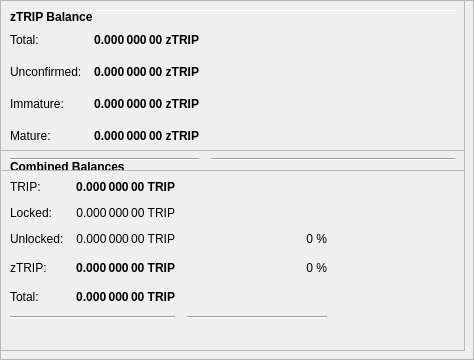
        <widget class="QFrame" name="frameObfuscation">
         <property name="minimumSize">
          <size>
           <width>0</width>
           <height>350</height>
          </size>
         </property>
         <property name="layoutDirection">
          <enum>Qt::LeftToRight</enum>
         </property>
         <property name="frameShape">
          <enum>QFrame::StyledPanel</enum>
         </property>
         <property name="frameShadow">
          <enum>QFrame::Raised</enum>
         </property>
         <widget class="QPushButton" name="runAutoDenom">
          <property name="geometry">
           <rect>
            <x>251</x>
            <y>17</y>
            <width>1</width>
            <height>1</height>
           </rect>
          </property>
          <property name="palette">
           <palette>
            <active>
             <colorrole role="WindowText">
              <brush brushstyle="SolidPattern">
               <color alpha="255">
                <red>0</red>
                <green>0</green>
                <blue>0</blue>
               </color>
              </brush>
             </colorrole>
             <colorrole role="Button">
              <brush brushstyle="SolidPattern">
               <color alpha="255">
                <red>239</red>
                <green>238</green>
                <blue>238</blue>
               </color>
              </brush>
             </colorrole>
             <colorrole role="Light">
              <brush brushstyle="SolidPattern">
               <color alpha="255">
                <red>255</red>
                <green>255</green>
                <blue>255</blue>
               </color>
              </brush>
             </colorrole>
             <colorrole role="Midlight">
              <brush brushstyle="SolidPattern">
               <color alpha="255">
                <red>247</red>
                <green>246</green>
                <blue>246</blue>
               </color>
              </brush>
             </colorrole>
             <colorrole role="Dark">
              <brush brushstyle="SolidPattern">
               <color alpha="255">
                <red>119</red>
                <green>119</green>
                <blue>119</blue>
               </color>
              </brush>
             </colorrole>
             <colorrole role="Mid">
              <brush brushstyle="SolidPattern">
               <color alpha="255">
                <red>159</red>
                <green>159</green>
                <blue>159</blue>
               </color>
              </brush>
             </colorrole>
             <colorrole role="Text">
              <brush brushstyle="SolidPattern">
               <color alpha="255">
                <red>0</red>
                <green>0</green>
                <blue>0</blue>
               </color>
              </brush>
             </colorrole>
             <colorrole role="BrightText">
              <brush brushstyle="SolidPattern">
               <color alpha="255">
                <red>255</red>
                <green>255</green>
                <blue>255</blue>
               </color>
              </brush>
             </colorrole>
             <colorrole role="ButtonText">
              <brush brushstyle="SolidPattern">
               <color alpha="255">
                <red>0</red>
                <green>0</green>
                <blue>0</blue>
               </color>
              </brush>
             </colorrole>
             <colorrole role="Base">
              <brush brushstyle="SolidPattern">
               <color alpha="255">
                <red>255</red>
                <green>255</green>
                <blue>255</blue>
               </color>
              </brush>
             </colorrole>
             <colorrole role="Window">
              <brush brushstyle="SolidPattern">
               <color alpha="255">
                <red>239</red>
                <green>238</green>
                <blue>238</blue>
               </color>
              </brush>
             </colorrole>
             <colorrole role="Shadow">
              <brush brushstyle="SolidPattern">
               <color alpha="255">
                <red>0</red>
                <green>0</green>
                <blue>0</blue>
               </color>
              </brush>
             </colorrole>
             <colorrole role="AlternateBase">
              <brush brushstyle="SolidPattern">
               <color alpha="255">
                <red>247</red>
                <green>246</green>
                <blue>246</blue>
               </color>
              </brush>
             </colorrole>
             <colorrole role="ToolTipBase">
              <brush brushstyle="SolidPattern">
               <color alpha="255">
                <red>255</red>
                <green>255</green>
                <blue>220</blue>
               </color>
              </brush>
             </colorrole>
             <colorrole role="ToolTipText">
              <brush brushstyle="SolidPattern">
               <color alpha="255">
                <red>0</red>
                <green>0</green>
                <blue>0</blue>
               </color>
              </brush>
             </colorrole>
            </active>
            <inactive>
             <colorrole role="WindowText">
              <brush brushstyle="SolidPattern">
               <color alpha="255">
                <red>0</red>
                <green>0</green>
                <blue>0</blue>
               </color>
              </brush>
             </colorrole>
             <colorrole role="Button">
              <brush brushstyle="SolidPattern">
               <color alpha="255">
                <red>239</red>
                <green>238</green>
                <blue>238</blue>
               </color>
              </brush>
             </colorrole>
             <colorrole role="Light">
              <brush brushstyle="SolidPattern">
               <color alpha="255">
                <red>255</red>
                <green>255</green>
                <blue>255</blue>
               </color>
              </brush>
             </colorrole>
             <colorrole role="Midlight">
              <brush brushstyle="SolidPattern">
               <color alpha="255">
                <red>247</red>
                <green>246</green>
                <blue>246</blue>
               </color>
              </brush>
             </colorrole>
             <colorrole role="Dark">
              <brush brushstyle="SolidPattern">
               <color alpha="255">
                <red>119</red>
                <green>119</green>
                <blue>119</blue>
               </color>
              </brush>
             </colorrole>
             <colorrole role="Mid">
              <brush brushstyle="SolidPattern">
               <color alpha="255">
                <red>159</red>
                <green>159</green>
                <blue>159</blue>
               </color>
              </brush>
             </colorrole>
             <colorrole role="Text">
              <brush brushstyle="SolidPattern">
               <color alpha="255">
                <red>0</red>
                <green>0</green>
                <blue>0</blue>
               </color>
              </brush>
             </colorrole>
             <colorrole role="BrightText">
              <brush brushstyle="SolidPattern">
               <color alpha="255">
                <red>255</red>
                <green>255</green>
                <blue>255</blue>
               </color>
              </brush>
             </colorrole>
             <colorrole role="ButtonText">
              <brush brushstyle="SolidPattern">
               <color alpha="255">
                <red>0</red>
                <green>0</green>
                <blue>0</blue>
               </color>
              </brush>
             </colorrole>
             <colorrole role="Base">
              <brush brushstyle="SolidPattern">
               <color alpha="255">
                <red>255</red>
                <green>255</green>
                <blue>255</blue>
               </color>
              </brush>
             </colorrole>
             <colorrole role="Window">
              <brush brushstyle="SolidPattern">
               <color alpha="255">
                <red>239</red>
                <green>238</green>
                <blue>238</blue>
               </color>
              </brush>
             </colorrole>
             <colorrole role="Shadow">
              <brush brushstyle="SolidPattern">
               <color alpha="255">
                <red>0</red>
                <green>0</green>
                <blue>0</blue>
               </color>
              </brush>
             </colorrole>
             <colorrole role="AlternateBase">
              <brush brushstyle="SolidPattern">
               <color alpha="255">
                <red>247</red>
                <green>246</green>
                <blue>246</blue>
               </color>
              </brush>
             </colorrole>
             <colorrole role="ToolTipBase">
              <brush brushstyle="SolidPattern">
               <color alpha="255">
                <red>255</red>
                <green>255</green>
                <blue>220</blue>
               </color>
              </brush>
             </colorrole>
             <colorrole role="ToolTipText">
              <brush brushstyle="SolidPattern">
               <color alpha="255">
                <red>0</red>
                <green>0</green>
                <blue>0</blue>
               </color>
              </brush>
             </colorrole>
            </inactive>
            <disabled>
             <colorrole role="WindowText">
              <brush brushstyle="SolidPattern">
               <color alpha="255">
                <red>119</red>
                <green>119</green>
                <blue>119</blue>
               </color>
              </brush>
             </colorrole>
             <colorrole role="Button">
              <brush brushstyle="SolidPattern">
               <color alpha="255">
                <red>239</red>
                <green>238</green>
                <blue>238</blue>
               </color>
              </brush>
             </colorrole>
             <colorrole role="Light">
              <brush brushstyle="SolidPattern">
               <color alpha="255">
                <red>255</red>
                <green>255</green>
                <blue>255</blue>
               </color>
              </brush>
             </colorrole>
             <colorrole role="Midlight">
              <brush brushstyle="SolidPattern">
               <color alpha="255">
                <red>247</red>
                <green>246</green>
                <blue>246</blue>
               </color>
              </brush>
             </colorrole>
             <colorrole role="Dark">
              <brush brushstyle="SolidPattern">
               <color alpha="255">
                <red>119</red>
                <green>119</green>
                <blue>119</blue>
               </color>
              </brush>
             </colorrole>
             <colorrole role="Mid">
              <brush brushstyle="SolidPattern">
               <color alpha="255">
                <red>159</red>
                <green>159</green>
                <blue>159</blue>
               </color>
              </brush>
             </colorrole>
             <colorrole role="Text">
              <brush brushstyle="SolidPattern">
               <color alpha="255">
                <red>119</red>
                <green>119</green>
                <blue>119</blue>
               </color>
              </brush>
             </colorrole>
             <colorrole role="BrightText">
              <brush brushstyle="SolidPattern">
               <color alpha="255">
                <red>255</red>
                <green>255</green>
                <blue>255</blue>
               </color>
              </brush>
             </colorrole>
             <colorrole role="ButtonText">
              <brush brushstyle="SolidPattern">
               <color alpha="255">
                <red>119</red>
                <green>119</green>
                <blue>119</blue>
               </color>
              </brush>
             </colorrole>
             <colorrole role="Base">
              <brush brushstyle="SolidPattern">
               <color alpha="255">
                <red>239</red>
                <green>238</green>
                <blue>238</blue>
               </color>
              </brush>
             </colorrole>
             <colorrole role="Window">
              <brush brushstyle="SolidPattern">
               <color alpha="255">
                <red>239</red>
                <green>238</green>
                <blue>238</blue>
               </color>
              </brush>
             </colorrole>
             <colorrole role="Shadow">
              <brush brushstyle="SolidPattern">
               <color alpha="255">
                <red>0</red>
                <green>0</green>
                <blue>0</blue>
               </color>
              </brush>
             </colorrole>
             <colorrole role="AlternateBase">
              <brush brushstyle="SolidPattern">
               <color alpha="255">
                <red>239</red>
                <green>238</green>
                <blue>238</blue>
               </color>
              </brush>
             </colorrole>
             <colorrole role="ToolTipBase">
              <brush brushstyle="SolidPattern">
               <color alpha="255">
                <red>255</red>
                <green>255</green>
                <blue>220</blue>
               </color>
              </brush>
             </colorrole>
             <colorrole role="ToolTipText">
              <brush brushstyle="SolidPattern">
               <color alpha="255">
                <red>0</red>
                <green>0</green>
                <blue>0</blue>
               </color>
              </brush>
             </colorrole>
            </disabled>
           </palette>
          </property>
          <property name="focusPolicy">
           <enum>Qt::NoFocus</enum>
          </property>
          <property name="autoFillBackground">
           <bool>true</bool>
          </property>
          <property name="text">
           <string/>
          </property>
          <property name="flat">
           <bool>true</bool>
          </property>
         </widget>
         <widget class="Line" name="line">
          <property name="geometry">
           <rect>
            <x>7</x>
            <y>10</y>
            <width>451</width>
            <height>1</height>
           </rect>
          </property>
          <property name="orientation">
           <enum>Qt::Horizontal</enum>
          </property>
         </widget>
         <widget class="QFrame" name="frame_3">
          <property name="geometry">
           <rect>
            <x>0</x>
            <y>150</y>
            <width>465</width>
            <height>201</height>
           </rect>
          </property>
          <property name="frameShape">
           <enum>QFrame::StyledPanel</enum>
          </property>
          <property name="frameShadow">
           <enum>QFrame::Raised</enum>
          </property>
          <layout class="QVBoxLayout" name="verticalLayout_5">
           <item>
            <layout class="QHBoxLayout" name="horizontalLayout_5" stretch="0">
             <item>
              <widget class="QLabel" name="label_5z">
               <property name="maximumSize">
                <size>
                 <width>16777215</width>
                 <height>20</height>
                </size>
               </property>
               <property name="font">
                <font>
                 <weight>75</weight>
                 <bold>true</bold>
                </font>
               </property>
               <property name="toolTip">
                <string>Combined Balances (including unconfirmed and immature coins)</string>
               </property>
               <property name="text">
                <string>&lt;html&gt;&lt;head/&gt;&lt;body&gt;&lt;p&gt;Combined Balances&lt;/p&gt;&lt;/body&gt;&lt;/html&gt;</string>
               </property>
              </widget>
             </item>
            </layout>
           </item>
           <item>
            <layout class="QGridLayout" name="gridLayout_3">
             <property name="spacing">
              <number>12</number>
             </property>
             <item row="7" column="0" colspan="2">
              <widget class="Line" name="lineSpendableBalance_3">
               <property name="orientation">
                <enum>Qt::Horizontal</enum>
               </property>
              </widget>
             </item>
             <item row="7" column="2">
              <widget class="Line" name="lineWatchBalance_3">
               <property name="sizePolicy">
                <sizepolicy hsizetype="Preferred" vsizetype="Fixed">
                 <horstretch>0</horstretch>
                 <verstretch>0</verstretch>
                </sizepolicy>
               </property>
               <property name="minimumSize">
                <size>
                 <width>140</width>
                 <height>0</height>
                </size>
               </property>
               <property name="orientation">
                <enum>Qt::Horizontal</enum>
               </property>
              </widget>
             </item>
             <item row="4" column="1">
              <widget class="QLabel" name="labelzBalancez">
               <property name="font">
                <font>
                 <weight>75</weight>
                 <bold>true</bold>
                </font>
               </property>
               <property name="cursor">
                <cursorShape>IBeamCursor</cursorShape>
               </property>
               <property name="toolTip">
                <string>Total of transactions that have yet to be confirmed, and do not yet count toward the spendable balance</string>
               </property>
               <property name="text">
                <string notr="true">0.000 000 00 TRIP</string>
               </property>
               <property name="alignment">
                <set>Qt::AlignRight|Qt::AlignTrailing|Qt::AlignVCenter</set>
               </property>
               <property name="textInteractionFlags">
                <set>Qt::LinksAccessibleByMouse|Qt::TextSelectableByKeyboard|Qt::TextSelectableByMouse</set>
               </property>
              </widget>
             </item>
             <item row="6" column="1">
              <widget class="QLabel" name="labelTotalz">
               <property name="font">
                <font>
                 <weight>75</weight>
                 <bold>true</bold>
                </font>
               </property>
               <property name="cursor">
                <cursorShape>IBeamCursor</cursorShape>
               </property>
               <property name="toolTip">
                <string>Total Balance, including unconfirmed and immature coins.</string>
               </property>
               <property name="text">
                <string notr="true">0.000 000 00 TRIP</string>
               </property>
               <property name="alignment">
                <set>Qt::AlignRight|Qt::AlignTrailing|Qt::AlignVCenter</set>
               </property>
               <property name="textInteractionFlags">
                <set>Qt::LinksAccessibleByMouse|Qt::TextSelectableByKeyboard|Qt::TextSelectableByMouse</set>
               </property>
              </widget>
             </item>
             <item row="4" column="3">
              <spacer name="horizontalSpacer_6">
               <property name="orientation">
                <enum>Qt::Horizontal</enum>
               </property>
               <property name="sizeHint" stdset="0">
                <size>
                 <width>40</width>
                 <height>20</height>
                </size>
               </property>
              </spacer>
             </item>
             <item row="6" column="0">
              <widget class="QLabel" name="labelTotalTextz">
               <property name="text">
                <string>Total:</string>
               </property>
              </widget>
             </item>
             <item row="1" column="0">
              <widget class="QLabel" name="labelBalanceTextz">
               <property name="text">
                <string>TRIP:</string>
               </property>
              </widget>
             </item>
             <item row="1" column="1">
              <widget class="QLabel" name="labelBalancez">
               <property name="font">
                <font>
                 <weight>75</weight>
                 <bold>true</bold>
                </font>
               </property>
               <property name="cursor">
                <cursorShape>IBeamCursor</cursorShape>
               </property>
               <property name="toolTip">
                <string>Your current spendable balance</string>
               </property>
               <property name="text">
                <string notr="true">0.000 000 00 TRIP</string>
               </property>
               <property name="alignment">
                <set>Qt::AlignRight|Qt::AlignTrailing|Qt::AlignVCenter</set>
               </property>
               <property name="textInteractionFlags">
                <set>Qt::LinksAccessibleByMouse|Qt::TextSelectableByKeyboard|Qt::TextSelectableByMouse</set>
               </property>
              </widget>
             </item>
             <item row="4" column="0">
              <widget class="QLabel" name="labelzBalanceTextz">
               <property name="toolTip">
                <string/>
               </property>
               <property name="text">
                <string>zTRIP:</string>
               </property>
              </widget>
             </item>
             <item row="4" column="2">
              <widget class="QLabel" name="labelzTRIPPercent">
               <property name="toolTip">
                <string>Current percentage of zTRIP.
If AutoMint is enabled this percentage will settle around the configured AutoMint percentage (default = 10%)</string>
               </property>
               <property name="text">
                <string>0 %</string>
               </property>
               <property name="alignment">
                <set>Qt::AlignRight|Qt::AlignTrailing|Qt::AlignVCenter</set>
               </property>
              </widget>
             </item>
             <item row="6" column="2">
              <widget class="QLabel" name="label100Percent">
               <property name="text">
                <string/>
               </property>
               <property name="alignment">
                <set>Qt::AlignRight|Qt::AlignTrailing|Qt::AlignVCenter</set>
               </property>
              </widget>
             </item>
             <item row="2" column="1">
              <widget class="QLabel" name="labelLockedBalance">
               <property name="toolTip">
                <string>Locked TRIP or Masternode collaterals. These are excluded from zTRIP minting.</string>
               </property>
               <property name="text">
                <string>0.000 000 00 TRIP</string>
               </property>
               <property name="alignment">
                <set>Qt::AlignRight|Qt::AlignTrailing|Qt::AlignVCenter</set>
               </property>
              </widget>
             </item>
             <item row="2" column="0">
              <widget class="QLabel" name="labelLockedBalanceText">
               <property name="toolTip">
                <string>Locked TRIP or Masternode collaterals. These are excluded from zTRIP minting.</string>
               </property>
               <property name="text">
                <string>Locked:</string>
               </property>
              </widget>
             </item>
             <item row="3" column="0">
              <widget class="QLabel" name="labelUnLockedBalanceText">
               <property name="toolTip">
                <string>Unlocked TRIPs. These can be used for zTRIP minting.</string>
               </property>
               <property name="text">
                <string>Unlocked:</string>
               </property>
              </widget>
             </item>
             <item row="3" column="1">
              <widget class="QLabel" name="labelUnLockedBalance">
               <property name="toolTip">
                <string>Unlocked TRIPs. These can be used for zTRIP minting.</string>
               </property>
               <property name="text">
                <string>0.000 000 00 TRIP</string>
               </property>
               <property name="alignment">
                <set>Qt::AlignRight|Qt::AlignTrailing|Qt::AlignVCenter</set>
               </property>
              </widget>
             </item>
             <item row="3" column="2">
              <widget class="QLabel" name="labelTRIPPercent">
               <property name="text">
                <string>0 %</string>
               </property>
               <property name="alignment">
                <set>Qt::AlignRight|Qt::AlignTrailing|Qt::AlignVCenter</set>
               </property>
              </widget>
             </item>
            </layout>
           </item>
           <item>
            <spacer name="verticalSpacer">
             <property name="orientation">
              <enum>Qt::Vertical</enum>
             </property>
             <property name="sizeHint" stdset="0">
              <size>
               <width>20</width>
               <height>40</height>
              </size>
             </property>
            </spacer>
           </item>
          </layout>
         </widget>
         <widget class="QFrame" name="frame_4">
          <property name="geometry">
           <rect>
            <x>0</x>
            <y>0</y>
            <width>465</width>
            <height>171</height>
           </rect>
          </property>
          <property name="frameShape">
           <enum>QFrame::StyledPanel</enum>
          </property>
          <property name="frameShadow">
           <enum>QFrame::Raised</enum>
          </property>
          <layout class="QVBoxLayout" name="verticalLayout_7">
           <item>
            <layout class="QHBoxLayout" name="horizontalLayout_8" stretch="0">
             <item>
              <widget class="QLabel" name="label_5z_3">
               <property name="maximumSize">
                <size>
                 <width>16777215</width>
                 <height>20</height>
                </size>
               </property>
               <property name="font">
                <font>
                 <weight>75</weight>
                 <bold>true</bold>
                </font>
               </property>
               <property name="text">
                <string>zTRIP Balance</string>
               </property>
              </widget>
             </item>
            </layout>
           </item>
           <item>
            <layout class="QGridLayout" name="gridLayout_5">
             <property name="spacing">
              <number>12</number>
             </property>
             <item row="4" column="0">
              <widget class="QLabel" name="labelzBalanceMatureText">
               <property name="toolTip">
                <string>Mature: more than 20 confirmation and more than 1 mints of the same denomination after it was minted.
These zTRIP are spendable.</string>
               </property>
               <property name="text">
                <string>Mature:</string>
               </property>
              </widget>
             </item>
             <item row="5" column="0" colspan="2">
              <widget class="Line" name="lineSpendableBalance_5">
               <property name="orientation">
                <enum>Qt::Horizontal</enum>
               </property>
              </widget>
             </item>
             <item row="1" column="1">
              <widget class="QLabel" name="labelzBalance">
               <property name="font">
                <font>
                 <weight>75</weight>
                 <bold>true</bold>
                </font>
               </property>
               <property name="cursor">
                <cursorShape>IBeamCursor</cursorShape>
               </property>
               <property name="toolTip">
                <string>All available zTRIP, unconfirmed and immature zTRIP included.</string>
               </property>
               <property name="text">
                <string notr="true">0.000 000 00 zTRIP</string>
               </property>
               <property name="alignment">
                <set>Qt::AlignRight|Qt::AlignTrailing|Qt::AlignVCenter</set>
               </property>
               <property name="textInteractionFlags">
                <set>Qt::LinksAccessibleByMouse|Qt::TextSelectableByKeyboard|Qt::TextSelectableByMouse</set>
               </property>
              </widget>
             </item>
             <item row="5" column="2">
              <widget class="Line" name="lineWatchBalance_5">
               <property name="sizePolicy">
                <sizepolicy hsizetype="Preferred" vsizetype="Fixed">
                 <horstretch>0</horstretch>
                 <verstretch>0</verstretch>
                </sizepolicy>
               </property>
               <property name="minimumSize">
                <size>
                 <width>140</width>
                 <height>0</height>
                </size>
               </property>
               <property name="orientation">
                <enum>Qt::Horizontal</enum>
               </property>
              </widget>
             </item>
             <item row="1" column="0">
              <widget class="QLabel" name="labelzBalanceText">
               <property name="toolTip">
                <string>All available zTRIP, unconfirmed and immature zTRIP included.</string>
               </property>
               <property name="text">
                <string>Total:</string>
               </property>
              </widget>
             </item>
             <item row="1" column="2">
              <spacer name="horizontalSpacer_8">
               <property name="orientation">
                <enum>Qt::Horizontal</enum>
               </property>
               <property name="sizeHint" stdset="0">
                <size>
                 <width>40</width>
                 <height>20</height>
                </size>
               </property>
              </spacer>
             </item>
             <item row="4" column="2">
              <spacer name="horizontalSpacer_4">
               <property name="orientation">
                <enum>Qt::Horizontal</enum>
               </property>
               <property name="sizeHint" stdset="0">
                <size>
                 <width>40</width>
                 <height>20</height>
                </size>
               </property>
              </spacer>
             </item>
             <item row="4" column="1">
              <widget class="QLabel" name="labelzBalanceMature">
               <property name="font">
                <font>
                 <weight>75</weight>
                 <bold>true</bold>
                </font>
               </property>
               <property name="toolTip">
                <string>Mature: more than 20 confirmation and more than 1 mints of the same denomination after it was minted.
These zTRIP are spendable.</string>
               </property>
               <property name="text">
                <string>0.000 000 00 zTRIP</string>
               </property>
               <property name="alignment">
                <set>Qt::AlignRight|Qt::AlignTrailing|Qt::AlignVCenter</set>
               </property>
              </widget>
             </item>
             <item row="2" column="0">
              <widget class="QLabel" name="labelzBalanceUnconfirmedText">
               <property name="toolTip">
                <string>Unconfirmed: less than 20 confirmations
Immature: confirmed, but less than 1 mints of the same denomination after it was minted</string>
               </property>
               <property name="text">
                <string>Unconfirmed:</string>
               </property>
              </widget>
             </item>
             <item row="2" column="1">
              <widget class="QLabel" name="labelzBalanceUnconfirmed">
               <property name="font">
                <font>
                 <weight>75</weight>
                 <bold>true</bold>
                </font>
               </property>
               <property name="toolTip">
                <string>Unconfirmed: less than 20 confirmations
Immature: confirmed, but less than 1 mints of the same denomination after it was minted</string>
               </property>
               <property name="text">
                <string>0.000 000 00 zTRIP</string>
               </property>
               <property name="alignment">
                <set>Qt::AlignRight|Qt::AlignTrailing|Qt::AlignVCenter</set>
               </property>
              </widget>
             </item>
             <item row="2" column="2">
              <spacer name="horizontalSpacer_5">
               <property name="orientation">
                <enum>Qt::Horizontal</enum>
               </property>
               <property name="sizeHint" stdset="0">
                <size>
                 <width>40</width>
                 <height>20</height>
                </size>
               </property>
              </spacer>
             </item>
             <item row="3" column="0">
              <widget class="QLabel" name="labelzBalanceImmatureText">
               <property name="toolTip">
                <string>Unconfirmed: less than 20 confirmations
Immature: confirmed, but less than 1 mints of the same denomination after it was minted</string>
               </property>
               <property name="text">
                <string>Immature:</string>
               </property>
              </widget>
             </item>
             <item row="3" column="1">
              <widget class="QLabel" name="labelzBalanceImmature">
               <property name="font">
                <font>
                 <weight>75</weight>
                 <bold>true</bold>
                </font>
               </property>
               <property name="toolTip">
                <string>Unconfirmed: less than 20 confirmations
Immature: confirmed, but less than 1 mints of the same denomination after it was minted</string>
               </property>
               <property name="text">
                <string>0.000 000 00 zTRIP</string>
               </property>
               <property name="alignment">
                <set>Qt::AlignRight|Qt::AlignTrailing|Qt::AlignVCenter</set>
               </property>
              </widget>
             </item>
             <item row="3" column="2">
              <spacer name="horizontalSpacer_7">
               <property name="orientation">
                <enum>Qt::Horizontal</enum>
               </property>
               <property name="sizeHint" stdset="0">
                <size>
                 <width>40</width>
                 <height>20</height>
                </size>
               </property>
              </spacer>
             </item>
            </layout>
           </item>
          </layout>
         </widget>
        </widget>
